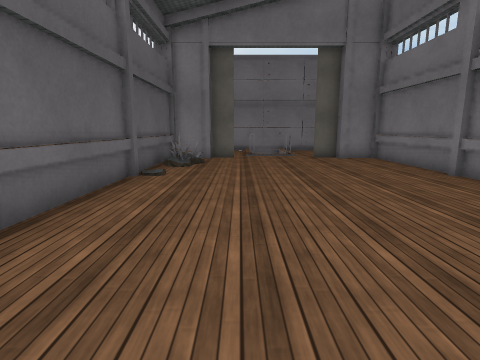
View 1 (above)

12 first-person views from a walk through a Unity game level. The camera is 1.3 m above the floor, tilts 10° down and sees 80° across. The floor is counted in squares, 1 m on a side. Each view is taken from the middle of a square. On the plan, view 1 faces up. The plan holds only what a view shows up to about 13 squares ahead; the rest is blank. The place goes on beyond the plan. The player character is not drawn. Some animated figures are left out. Surface patterns are stand-ins for the level's own textures.

View 2
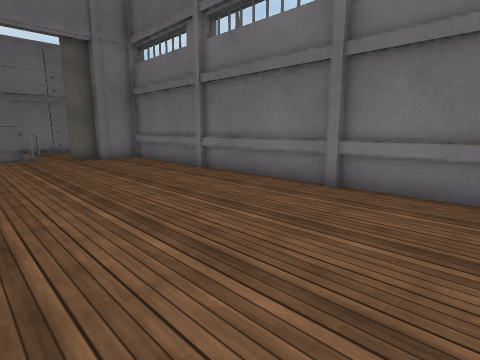

View 3
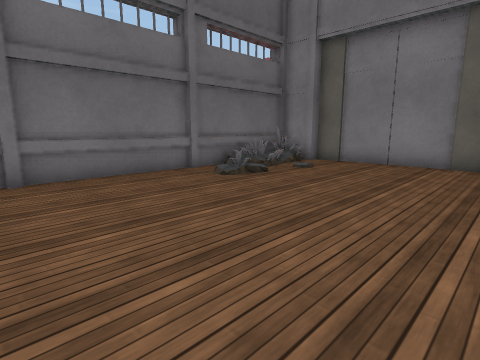

View 4
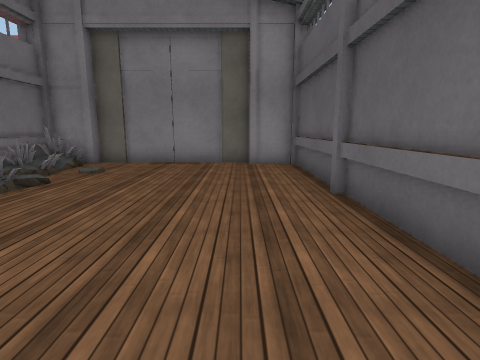

View 5
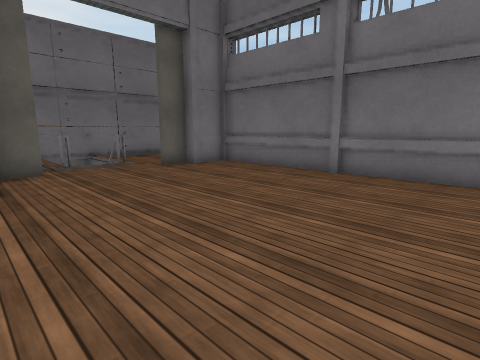

View 6
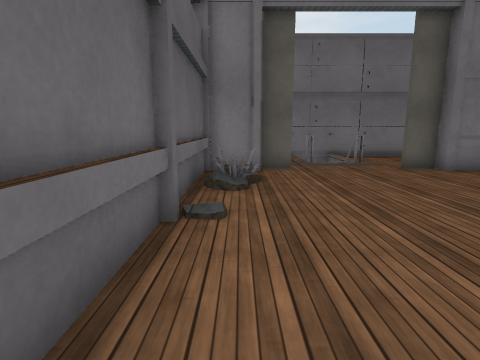

View 7
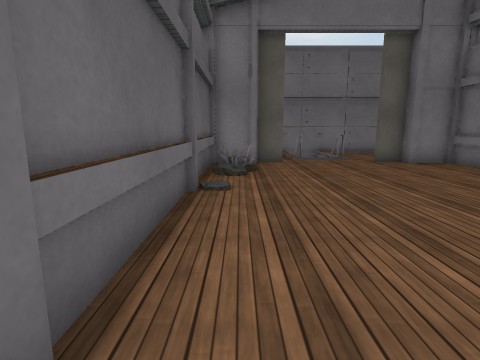

View 8
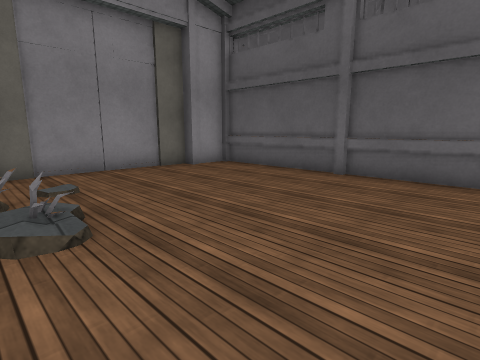

View 9
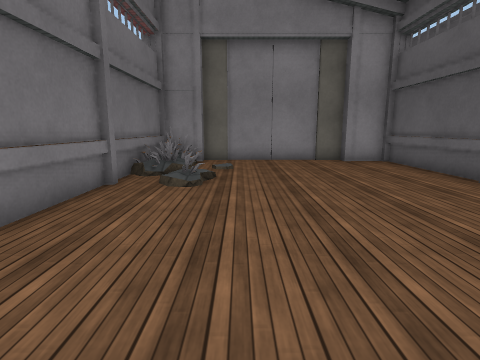

View 10
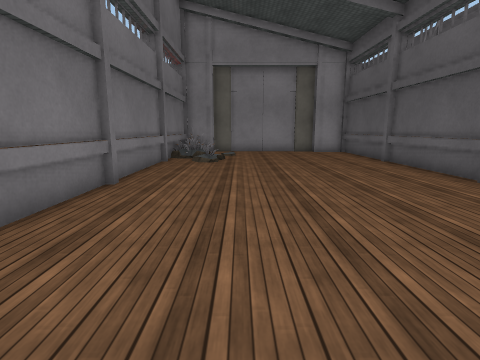

View 11
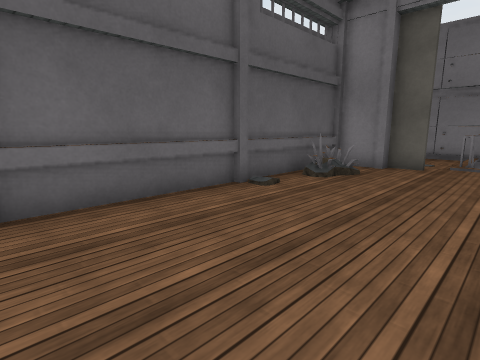

View 12
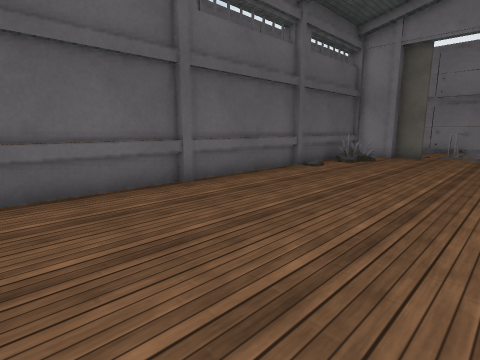

### Floor plan
Key: @ floor where view 1 was taken; # wall or solid block; . floor; / step, stairs or slope; = window, fence, low wall or low ledge; v drop or lower ground.
Columns run from 3 left of view 1 to 6 right of it. Each row starts with its distance up from view 1.
 17     v =
 16     #v=.
 15    ##v=.
 14   ##...##
 13 ###.....##
 12 #........#
 11 #=.......#
 10 #=.......#
  9 #........#
  8 #........#
  7 #........#
  6 #........#
  5 #........#
  4 #........#
  3 #........#
  2 #........#
  1 #........#
  0 #..@.....#
 -1 #........#
 -2 #....../##
 -3 #...... ##
 -4 #......==#
 -5 #.......=#
 -6 #.......##
 -7 ###....###
 -8   ######

Positions as (right, up) in squares from view 1, and headings:
1: (0, 0), facing up
2: (0, 0), facing up-right
3: (-2, 4), facing down-right
4: (-1, 4), facing down
5: (-2, 4), facing up-right
6: (-2, 4), facing up
7: (-2, 2), facing up
8: (5, 2), facing down-left
9: (3, 5), facing down
10: (3, 10), facing down
11: (2, 3), facing up-left
12: (3, -1), facing up-left
